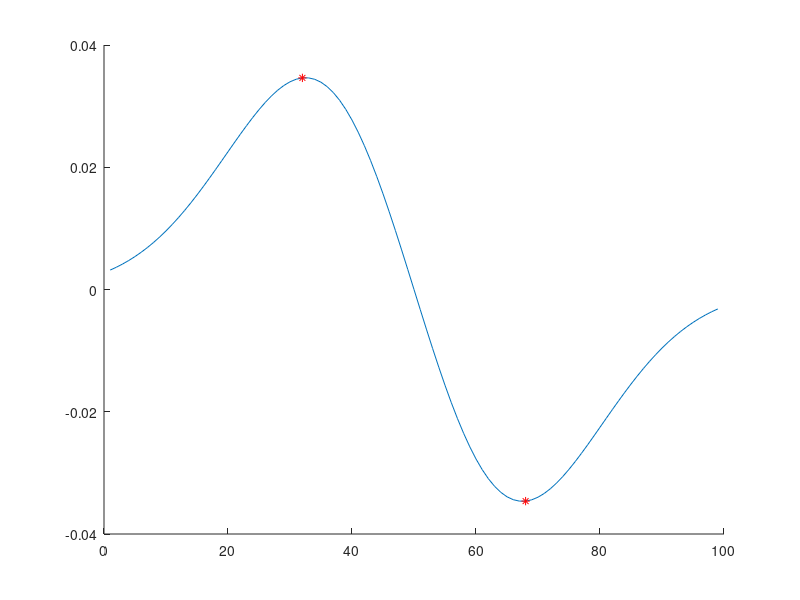

Recreate this plot in MATLAB.
%% Part (a)
x = linspace(-1,1);

%% Part (b)
k=4;
f = exp(-k*x.^2);

%% Part (c)
g = diff(f);
hold on
plot(g)

%% Part (d)
[M1, x1] = (min(g));
[M2, x2] = (max(g));

%% Part (e)
plot([x1 x2], [M1 M2], 'r*')